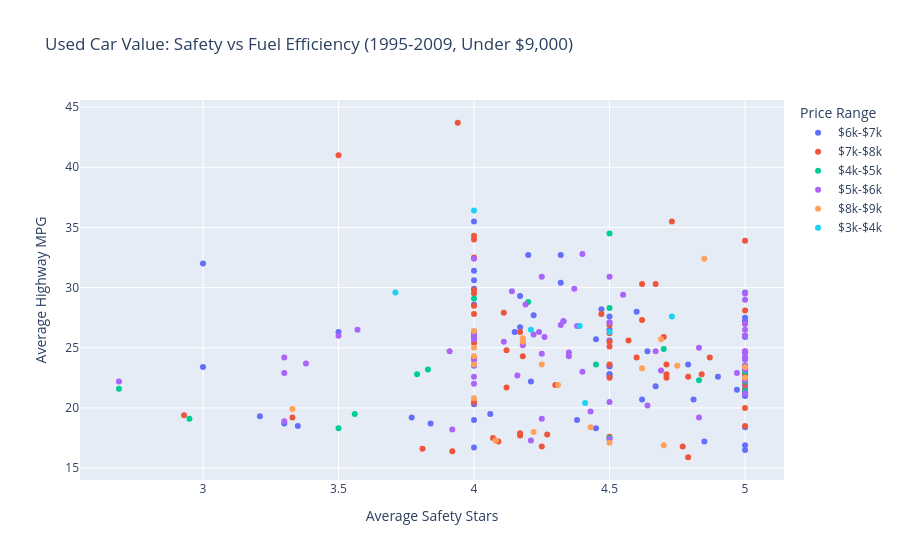

Notebook cell for this chart:
### Code cell
fig.show()

### Figure 1 — Plotly figure (JSON) as saved in the notebook; plotly's stock layout.template omitted (floating-point values rounded to 4 significant figures; data arrays with more than 128 entries replaced by an {"elided": "..."} marker saying what was removed)
{"data": [{"customdata": {"elided": "76x2 mixed values"}, "hovertemplate": "<b>%{hovertext}</b><br><br>Average Safety Stars=%{x}<br>Average Highway MPG=%{y}<br>avg_price=%{customdata[0]:$.0f}<extra></extra>", "hovertext": ["Acura Mdx", "Audi A6", "Bmw 323I", "Bmw 328I", "Bmw 5-Series", "Buick Lacrosse", "Buick Lucerne", "Buick Regal", "Chevrolet Astro", "Chevrolet Blazer", "Chevrolet Express", "Chevrolet Impala", "Chevrolet Lumina", "Chevrolet Malibu", "Chevrolet Trailblazer", "Chevrolet Traverse", "Chevrolet Uplander", "Chrysler Pacifica", "Dodge Avenger", "Dodge Caravan", "Dodge Dakota", "Dodge Journey", "Ford Crown Victoria", "Ford E-150", "Ford Edge", "Ford Explorer", "Ford F-150", "Ford Flex", "Ford Windstar", "Gmc Savana", "Honda Accord", "Honda Odyssey", "Honda Pilot", "Hyundai Accent", "Hyundai Azera", "Hyundai Elantra", "Hyundai Sonata", "Infiniti Ex35", "Infiniti Fx35", "Infiniti G35", "Jeep Commander", "Jeep Grand Cherokee", "Jeep Liberty", "Jeep Patriot", "Kia Sportage", "Lexus Gs", "Lincoln Mkx", "Lincoln Zephyr", "Mazda Mazda6", "Mercury Milan", "Mercury Montego", "Mini Cooper", "Mitsubishi Mirage", "Nissan Altima", "Nissan Frontier", "Nissan Quest", "Nissan Rogue", "Nissan Xterra", "Pontiac Solstice", "Saturn Aura", "Subaru Forester", "Subaru Legacy", "Subaru Outback", "Subaru Tribeca", "Suzuki Grand Vitara", "Toyota 4Runner", "Toyota Corolla", "Toyota Scion Tc", "Toyota Scion Xb", "Toyota Solara", "Toyota Yaris", "Volkswagen Beetle", "Volkswagen Jetta", "Volkswagen Rabbit", "Volvo S40", "Volvo Xc70"], "legendgroup": "$6k-$7k", "marker": {"color": "#636efa", "symbol": "circle"}, "mode": "markers", "name": "$6k-$7k", "orientation": "v", "showlegend": true, "type": "scatter", "x": [4.81, 5.0, 4.18, 4.15, 4.0, 5.0, 5.0, 3.5, 3.35, 3.21, 5.0, 5.0, 4.5, 4.47, 3.3, 5.0, 4.9, 5.0, 5.0, 4.21, 4.45, 5.0, 4.97, 4.0, 4.5, 4.38, 4.85, 5.0, 5.0, 5.0, 4.6, 4.79, 5.0, 4.2, 4.0, 4.17, 4.17, 4.0, 5.0, 4.5, 5.0, 3.84, 4.62, 4.5, 4.67, 3.0, 4.5, 4.0, 5.0, 4.33, 5.0, 4.0, 3.0, 4.22, 4.06, 4.5, 4.5, 4.0, 4.0, 5.0, 4.64, 4.45, 5.0, 5.0, 4.0, 3.77, 4.32, 4.5, 4.0, 5.0, 4.0, 4.0, 4.32, 4.0, 4.5, 5.0], "xaxis": "x", "y": [20.7, 23.3, 25.4, 26.3, 24.1, 26.0, 24.2, 26.3, 18.5, 19.3, 16.5, 27.1, 23.5, 28.2, 18.7, 23.5, 22.6, 21.6, 27.2, 22.2, 18.3, 23.3, 21.5, 16.7, 22.8, 19.0, 17.2, 23.0, 21.9, 16.9, 28.0, 23.6, 21.2, 32.7, 26.0, 29.3, 26.7, 23.5, 21.1, 23.44, 18.4, 18.7, 20.7, 25.6, 21.8, 23.4, 22.8, 26.0, 25.9, 27.2, 24.6, 31.4, 32.0, 27.7, 19.5, 22.6, 26.5, 19.0, 25.8, 29.6, 24.7, 25.7, 24.6, 21.0, 20.3, 19.2, 32.7, 27.6, 29.9, 27.5, 35.5, 30.6, 30.4, 28.6, 27.1, 22.8], "yaxis": "y"}, {"customdata": [[7588, "$7k-$8k"], [7124.0, "$7k-$8k"], [7290, "$7k-$8k"], [7793, "$7k-$8k"], [7651, "$7k-$8k"], [7072.0, "$7k-$8k"], [7900, "$7k-$8k"], [7155.0, "$7k-$8k"], [7142.0, "$7k-$8k"], [7663.0, "$7k-$8k"], [7319.0, "$7k-$8k"], [7412.0, "$7k-$8k"], [7441.0, "$7k-$8k"], [7879, "$7k-$8k"], [7449, "$7k-$8k"], [7287.0, "$7k-$8k"], [7995, "$7k-$8k"], [7487.0, "$7k-$8k"], [7999, "$7k-$8k"], [7554.0, "$7k-$8k"], [7132.0, "$7k-$8k"], [7823.0, "$7k-$8k"], [7751.0, "$7k-$8k"], [7401.0, "$7k-$8k"], [7745, "$7k-$8k"], [7990.0, "$7k-$8k"], [7900, "$7k-$8k"], [7152, "$7k-$8k"], [7074.0, "$7k-$8k"], [7750.0, "$7k-$8k"], [7192.0, "$7k-$8k"], [7797.0, "$7k-$8k"], [7984.0, "$7k-$8k"], [7704, "$7k-$8k"], [7854.0, "$7k-$8k"], [7998, "$7k-$8k"], [7593, "$7k-$8k"], [7384.0, "$7k-$8k"], [7198.0, "$7k-$8k"], [7351.0, "$7k-$8k"], [7468, "$7k-$8k"], [7168.0, "$7k-$8k"], [7306, "$7k-$8k"], [7920.0, "$7k-$8k"], [7778, "$7k-$8k"], [7114.0, "$7k-$8k"], [7570.0, "$7k-$8k"], [7747, "$7k-$8k"], [7890.0, "$7k-$8k"], [7049.0, "$7k-$8k"], [7810, "$7k-$8k"], [7179.0, "$7k-$8k"], [7777, "$7k-$8k"], [7844, "$7k-$8k"], [7055.0, "$7k-$8k"], [7162.0, "$7k-$8k"], [7075, "$7k-$8k"], [7100.0, "$7k-$8k"], [7403.0, "$7k-$8k"], [7458.0, "$7k-$8k"], [7082, "$7k-$8k"]], "hovertemplate": "<b>%{hovertext}</b><br><br>Average Safety Stars=%{x}<br>Average Highway MPG=%{y}<br>avg_price=%{customdata[0]:$.0f}<extra></extra>", "hovertext": ["Acura Rdx", "Acura Tl", "Acura Tsx", "Bmw 325I", "Bmw 325Xi", "Buick Enclave", "Buick Rainier", "Cadillac Cts", "Cadillac Dts", "Cadillac Escalade", "Cadillac Srx", "Chevrolet Avalanche", "Chevrolet Silverado", "Chevrolet Suburban", "Chevrolet Tahoe", "Chrysler Aspen", "Chrysler Concorde", "Chrysler Crossfire", "Dodge Magnum", "Dodge Ram", "Ford Econoline", "Ford Expedition", "Ford Mustang", "Ford Ranger", "Ford Thunderbird", "Gmc Canyon", "Gmc Jimmy", "Gmc Sierra", "Honda Civic", "Honda Cr-V", "Honda Fit", "Honda Ridgeline", "Hummer H3", "Hyundai Genesis", "Infiniti G37", "Lexus Es", "Lexus Rx", "Lincoln Mkz", "Lincoln Navigator", "Lincoln Town Car", "Mazda Cx-9", "Mazda Mazda3", "Mini John Cooper Works", "Mitsubishi Outlander", "Nissan Cube", "Pontiac G6", "Pontiac Vibe", "Saab 9-3", "Smart Fortwo", "Subaru Impreza", "Toyota Avalon", "Toyota Camry", "Toyota Celica", "Toyota Matrix", "Toyota Prius", "Toyota Rav4", "Toyota Scion Xa", "Toyota Scion Xd", "Toyota Sienna", "Toyota Venza", "Volkswagen Gti"], "legendgroup": "$7k-$8k", "marker": {"color": "#EF553B", "symbol": "circle"}, "mode": "markers", "name": "$7k-$8k", "orientation": "v", "showlegend": true, "type": "scatter", "x": [5.0, 4.5, 5.0, 4.17, 4.18, 5.0, 3.33, 4.12, 4.5, 4.25, 4.0, 4.17, 4.17, 4.09, 4.07, 5.0, 4.0, 4.5, 5.0, 3.92, 3.81, 4.77, 4.71, 4.12, 4.71, 4.3, 2.93, 4.27, 4.73, 4.87, 5.0, 5.0, 4.5, 5.0, 4.5, 4.7, 4.71, 4.5, 4.79, 4.84, 5.0, 4.0, 4.0, 4.6, 4.0, 4.5, 4.67, 4.0, 3.5, 4.57, 4.62, 4.47, 4.0, 4.62, 3.94, 4.11, 4.0, 4.0, 4.79, 5.0, 4.0], "xaxis": "x", "y": [22.0, 26.2, 28.1, 26.3, 24.3, 23.0, 19.2, 24.8, 22.5, 16.8, 20.5, 17.7, 17.9, 17.2, 17.5, 18.5, 25.4, 23.6, 22.8, 16.4, 16.6, 16.8, 23.6, 21.7, 22.8, 21.9, 19.4, 17.8, 35.5, 24.2, 33.9, 20.0, 17.6, 26.0, 25.1, 25.9, 22.5, 25.5, 15.9, 22.8, 21.5, 29.8, 34.0, 24.2, 29.5, 26.9, 30.3, 26.3, 41.0, 25.6, 27.3, 27.8, 28.5, 30.3, 43.7, 27.9, 34.3, 32.5, 22.6, 27.0, 27.8], "yaxis": "y"}, {"customdata": [[4175, "$4k-$5k"], [4988, "$4k-$5k"], [4190.0, "$4k-$5k"], [4771, "$4k-$5k"], [4492.0, "$4k-$5k"], [4295, "$4k-$5k"], [4499, "$4k-$5k"], [4498.0, "$4k-$5k"], [4497, "$4k-$5k"], [4415, "$4k-$5k"], [4541.0, "$4k-$5k"], [4681, "$4k-$5k"], [5000, "$4k-$5k"], [4548, "$4k-$5k"], [4773.0, "$4k-$5k"], [4630.0, "$4k-$5k"], [4995, "$4k-$5k"], [4034.0, "$4k-$5k"], [4999, "$4k-$5k"], [4874, "$4k-$5k"], [4500, "$4k-$5k"]], "hovertemplate": "<b>%{hovertext}</b><br><br>Average Safety Stars=%{x}<br>Average Highway MPG=%{y}<br>avg_price=%{customdata[0]:$.0f}<extra></extra>", "hovertext": ["Acura Rl", "Audi A8", "Chevrolet Venture", "Dodge Charger", "Ford Freestar", "Gmc Sonoma", "Isuzu Rodeo", "Jeep Compass", "Mazda Mazda5", "Mercury Mystique", "Mercury Sable", "Mitsubishi Montero", "Nissan Armada", "Oldsmobile Alero", "Oldsmobile Bravada", "Pontiac G5", "Pontiac Montana", "Pontiac Torrent", "Saturn Outlook", "Suzuki Sx4", "Suzuki Xl7"], "legendgroup": "$4k-$5k", "marker": {"color": "#00cc96", "symbol": "circle"}, "mode": "markers", "name": "$4k-$5k", "orientation": "v", "showlegend": true, "type": "scatter", "x": [4.45, 5.0, 3.83, 5.0, 5.0, 2.69, 3.56, 4.0, 5.0, 4.5, 4.7, 3.5, 4.5, 4.2, 2.95, 4.5, 3.79, 5.0, 5.0, 4.0, 4.83], "xaxis": "x", "y": [23.6, 22.2, 23.2, 23.0, 21.4, 21.6, 19.5, 26.3, 26.0, 28.3, 24.9, 18.3, 17.5, 28.8, 19.1, 34.5, 22.8, 23.5, 23.2, 29.1, 22.3], "yaxis": "y"}, {"customdata": [[5700.0, "$5k-$6k"], [5945.0, "$5k-$6k"], [5989, "$5k-$6k"], [5488, "$5k-$6k"], [5890.0, "$5k-$6k"], [5600, "$5k-$6k"], [5933.0, "$5k-$6k"], [5239.0, "$5k-$6k"], [5446.0, "$5k-$6k"], [5615.0, "$5k-$6k"], [5871.0, "$5k-$6k"], [5872.0, "$5k-$6k"], [5950, "$5k-$6k"], [5724.0, "$5k-$6k"], [5531.0, "$5k-$6k"], [5568.0, "$5k-$6k"], [5831.0, "$5k-$6k"], [5808.0, "$5k-$6k"], [5606.0, "$5k-$6k"], [5465, "$5k-$6k"], [5989.0, "$5k-$6k"], [5890, "$5k-$6k"], [5807.0, "$5k-$6k"], [5174, "$5k-$6k"], [5893.0, "$5k-$6k"], [5836.0, "$5k-$6k"], [5987.0, "$5k-$6k"], [5636.0, "$5k-$6k"], [5909, "$5k-$6k"], [5764.0, "$5k-$6k"], [5899, "$5k-$6k"], [5314, "$5k-$6k"], [5014.0, "$5k-$6k"], [5017, "$5k-$6k"], [5307.0, "$5k-$6k"], [5137, "$5k-$6k"], [5669, "$5k-$6k"], [5782.0, "$5k-$6k"], [5457.0, "$5k-$6k"], [5491.0, "$5k-$6k"], [5999, "$5k-$6k"], [5988, "$5k-$6k"], [5886.0, "$5k-$6k"], [5995, "$5k-$6k"], [5773.0, "$5k-$6k"], [5218.0, "$5k-$6k"], [5914.0, "$5k-$6k"], [5991.0, "$5k-$6k"], [5637.0, "$5k-$6k"], [5124.0, "$5k-$6k"], [5402.0, "$5k-$6k"], [5627.0, "$5k-$6k"], [5988, "$5k-$6k"], [5365.0, "$5k-$6k"], [5140.0, "$5k-$6k"], [5403.0, "$5k-$6k"], [5987, "$5k-$6k"], [5798.0, "$5k-$6k"], [5450, "$5k-$6k"], [5548, "$5k-$6k"], [5012.0, "$5k-$6k"], [5880.0, "$5k-$6k"], [5999, "$5k-$6k"], [5445.0, "$5k-$6k"]], "hovertemplate": "<b>%{hovertext}</b><br><br>Average Safety Stars=%{x}<br>Average Highway MPG=%{y}<br>avg_price=%{customdata[0]:$.0f}<extra></extra>", "hovertext": ["Audi A4", "Bmw 328Xi", "Bmw X5", "Buick Century", "Buick Lesabre", "Buick Rendezvous", "Cadillac Deville", "Chevrolet Cobalt", "Chevrolet Equinox", "Chevrolet Hhr", "Chevrolet S-10", "Chevrolet Tracker", "Chrysler Lebaron", "Chrysler Pt Cruiser", "Chrysler Sebring", "Chrysler Town And Country", "Dodge Caliber", "Dodge Durango", "Dodge Grand Caravan", "Dodge Nitro", "Ford Escape", "Ford Five Hundred", "Ford Focus", "Ford Freestyle", "Ford Fusion", "Ford Taurus", "Gmc Acadia", "Gmc Envoy", "Hyundai Santa Fe", "Hyundai Tucson", "Infiniti I35", "Infiniti Qx56", "Jaguar X-Type", "Kia Optima", "Kia Rio", "Kia Rondo", "Kia Sedona", "Kia Sorento", "Kia Spectra", "Mazda Cx-7", "Mazda Tribute", "Mercury Cougar", "Mercury Grand Marquis", "Mercury Mariner", "Mitsubishi Eclipse", "Mitsubishi Endeavor", "Mitsubishi Galant", "Nissan Maxima", "Nissan Murano", "Nissan Pathfinder", "Nissan Sentra", "Nissan Versa", "Oldsmobile Aurora", "Pontiac Grand Am", "Saturn Ion", "Saturn Vue", "Volkswagen Golf", "Volkswagen Passat", "Volkswagen Routan", "Volkswagen Tiguan", "Volkswagen Touareg", "Volvo S60", "Volvo V70", "Volvo Xc90"], "legendgroup": "$5k-$6k", "marker": {"color": "#ab63fa", "symbol": "circle"}, "mode": "markers", "name": "$5k-$6k", "orientation": "v", "showlegend": true, "type": "scatter", "x": [4.22, 4.18, 4.83, 3.57, 4.32, 3.3, 3.3, 4.5, 5.0, 5.0, 2.69, 4.0, 3.5, 3.91, 4.24, 4.0, 5.0, 4.21, 4.16, 5.0, 4.35, 5.0, 4.37, 5.0, 4.33, 4.67, 5.0, 3.3, 4.69, 5.0, 4.0, 4.5, 4.0, 4.5, 4.25, 5.0, 5.0, 4.43, 4.55, 5.0, 4.35, 5.0, 4.97, 4.25, 4.0, 4.5, 4.26, 4.11, 4.4, 3.92, 4.14, 4.0, 3.38, 4.19, 5.0, 4.83, 4.4, 4.38, 5.0, 5.0, 4.25, 4.0, 5.0, 4.64], "xaxis": "x", "y": [26.1, 25.2, 19.2, 26.5, 26.9, 22.9, 24.2, 30.9, 23.4, 29.0, 22.2, 22.6, 26.0, 24.7, 26.3, 22.0, 27.0, 17.3, 22.7, 21.2, 24.6, 24.6, 29.9, 23.5, 27.2, 24.7, 23.2, 18.9, 23.1, 24.2, 24.0, 17.4, 23.6, 27.1, 30.9, 26.0, 21.2, 19.7, 29.4, 22.3, 24.3, 26.5, 22.9, 24.5, 26.1, 20.5, 25.9, 25.5, 23.0, 18.2, 29.7, 32.4, 23.7, 28.6, 29.5, 25.0, 32.8, 26.8, 24.0, 24.7, 19.1, 25.7, 24.7, 20.2], "yaxis": "y"}, {"customdata": [[8386, "$8k-$9k"], [8840, "$8k-$9k"], [8083, "$8k-$9k"], [8162.0, "$8k-$9k"], [8750, "$8k-$9k"], [8999, "$8k-$9k"], [8386.0, "$8k-$9k"], [8135.0, "$8k-$9k"], [8595, "$8k-$9k"], [8393.0, "$8k-$9k"], [8389.0, "$8k-$9k"], [8499, "$8k-$9k"], [8394.0, "$8k-$9k"], [8548.0, "$8k-$9k"], [8156.0, "$8k-$9k"], [8400, "$8k-$9k"], [8999, "$8k-$9k"], [8344, "$8k-$9k"], [8027.0, "$8k-$9k"], [8215.0, "$8k-$9k"], [8006.0, "$8k-$9k"], [8995, "$8k-$9k"]], "hovertemplate": "<b>%{hovertext}</b><br><br>Average Safety Stars=%{x}<br>Average Highway MPG=%{y}<br>avg_price=%{customdata[0]:$.0f}<extra></extra>", "hovertext": ["Audi S4", "Bmw 330Ci", "Bmw 335I", "Bmw Z4", "Cadillac Sts", "Chevrolet Aveo", "Chevrolet Camaro", "Chevrolet Colorado", "Chrysler 300M", "Gmc Yukon", "Honda Element", "Hyundai Veracruz", "Jeep Cherokee", "Jeep Wrangler", "Lexus Is", "Lincoln Mks", "Mercury Mountaineer", "Nissan 350Z", "Nissan Titan", "Toyota Highlander", "Toyota Sequoia", "Toyota Tundra"], "legendgroup": "$8k-$9k", "marker": {"color": "#FFA15A", "symbol": "circle"}, "mode": "markers", "name": "$8k-$9k", "orientation": "v", "showlegend": true, "type": "scatter", "x": [4.0, 4.18, 4.18, 4.0, 4.0, 4.85, 4.69, 4.31, 4.0, 4.08, 5.0, 5.0, 3.33, 4.22, 4.0, 4.75, 4.43, 4.25, 4.5, 4.62, 4.7, 4.08], "xaxis": "x", "y": [20.8, 25.5, 25.8, 26.4, 23.6, 32.4, 25.7, 21.9, 24.3, 17.3, 23.4, 22.5, 19.9, 18.0, 25.0, 23.5, 18.4, 23.6, 17.1, 23.3, 16.9, 17.3], "yaxis": "y"}, {"customdata": [[3140, "$3k-$4k"], [3805, "$3k-$4k"], [3995, "$3k-$4k"], [3080, "$3k-$4k"], [3995, "$3k-$4k"], [3990, "$3k-$4k"], [3297, "$3k-$4k"]], "hovertemplate": "<b>%{hovertext}</b><br><br>Average Safety Stars=%{x}<br>Average Highway MPG=%{y}<br>avg_price=%{customdata[0]:$.0f}<extra></extra>", "hovertext": ["Chevrolet Monte Carlo", "Dodge Stratus", "Mazda 626", "Mazda Mpv", "Mitsubishi Lancer", "Pontiac Sunfire", "Toyota Echo"], "legendgroup": "$3k-$4k", "marker": {"color": "#19d3f3", "symbol": "circle"}, "mode": "markers", "name": "$3k-$4k", "orientation": "v", "showlegend": true, "type": "scatter", "x": [4.73, 4.21, 4.5, 4.41, 4.39, 3.71, 4.0], "xaxis": "x", "y": [27.6, 26.5, 26.3, 20.4, 26.8, 29.6, 36.4], "yaxis": "y"}], "layout": {"legend": {"title": {"text": "Price Range"}, "tracegroupgap": 0}, "title": {"text": "Used Car Value: Safety vs Fuel Efficiency (1995-2009, Under $9,000)"}, "xaxis": {"anchor": "y", "domain": [0, 1], "title": {"text": "Average Safety Stars"}}, "yaxis": {"anchor": "x", "domain": [0, 1], "title": {"text": "Average Highway MPG"}}}}
